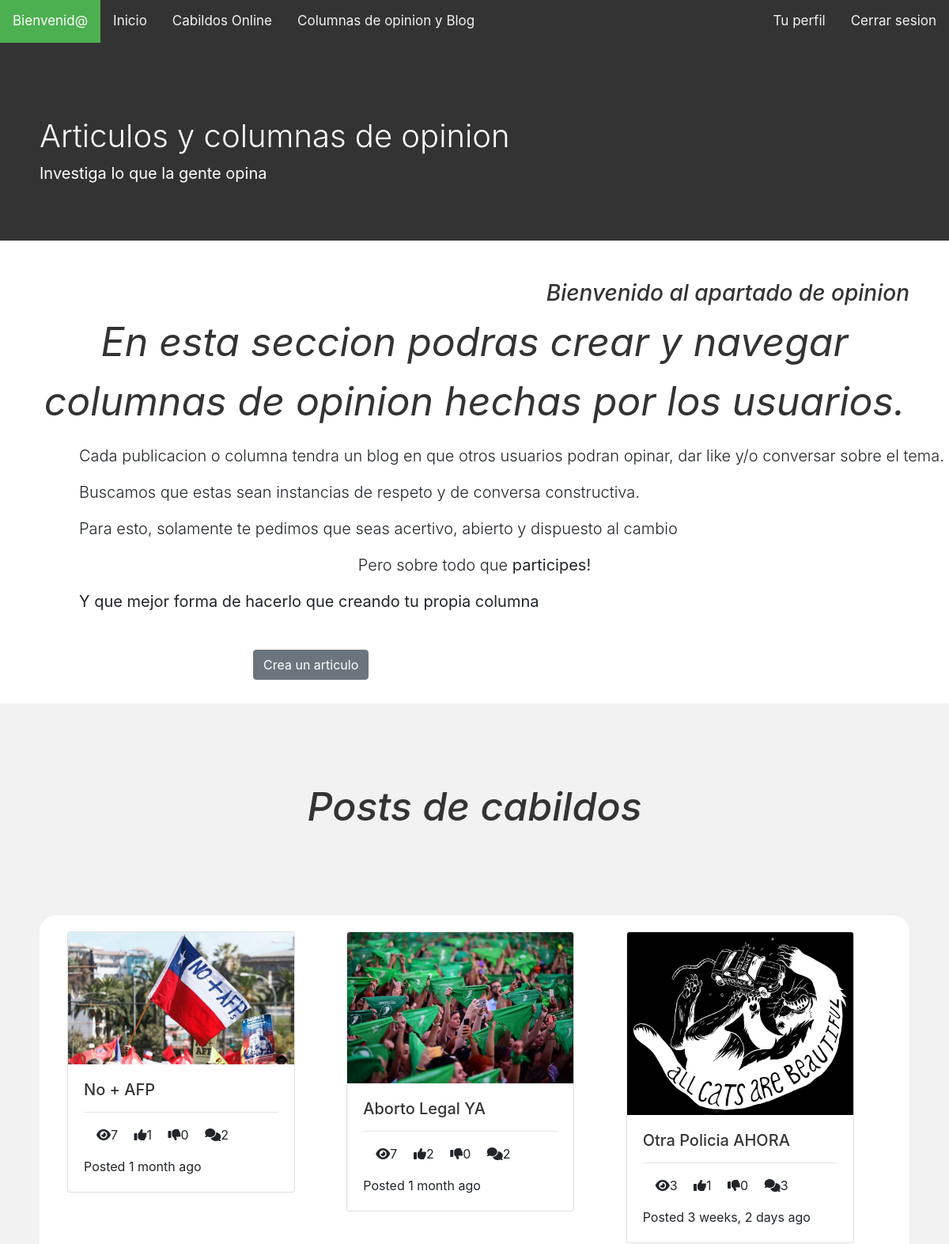
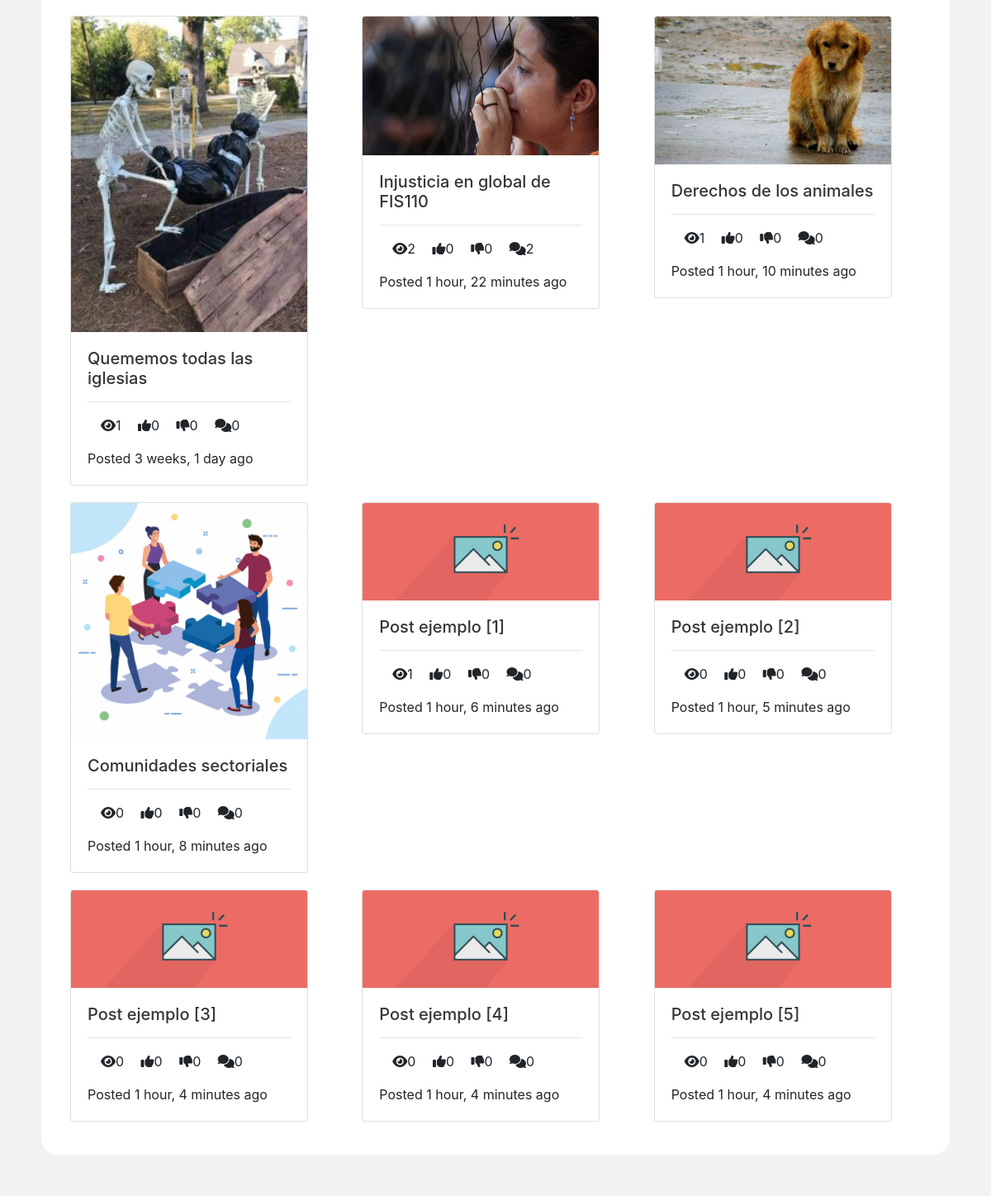
Page /blog on the committed database (2 pictures, top to bottom).
### posts/models.py (models this page shows, shortened)
class Post(models.Model):
    title = models.CharField(max_length=100)
    categoria = models.CharField(max_length=200, null=True, choices=CATEGORIAS)
    concepto = models.CharField(max_length=200, choices=TODOS_LOS_CONCEPTOS, null=True)
    content = RichTextField(blank=True, null=True)
    thumbnail = models.ImageField(blank=True, null=True)
    publish_date = models.DateTimeField(auto_now_add=True)
    last_update = models.DateTimeField(auto_now = True)
    author = models.ForeignKey(User, on_delete=models.CASCADE)
    slug = models.SlugField(max_length=200,unique=True)
    def get_absolute_url(self):
        return reverse("detail", kwargs={
            'slug': self.slug
        })
    @property
    def get_comment_count(self):
        return self.comment_set.all().count()
    @property
    def get_view_count(self):
        return self.postview_set.all().count()
    @property
    def get_like_count(self):
        return self.like_set.all().count()
    @property
    def get_dislike_count(self):
        return self.dislike_set.all().count()

### posts/views.py (the view, shortened to what this page needs)
# urls.py: path('blog', PostListView.as_view(), name='list'),
class PostListView(ListView):
    model = Post
    form_class = CrearCabildo
    def get_context_data(self, **kwargs):
        context = super(PostListView, self).get_context_data(**kwargs)
        context['cabildo_form'] = CrearCabildo()
        conceptos_Valores = get_conceptos_Valores()
        conceptos_Derechos = get_conceptos_Derechos()
        conceptos_Deberes = get_conceptos_Deberes()
        conceptos_Instituciones = get_conceptos_Instituciones()
        json_conceptos_Valores = json.dumps(conceptos_Valores)
        json_conceptos_Derechos =json.dumps(conceptos_Derechos)
        json_conceptos_Deberes = json.dumps(conceptos_Deberes)
        json_conceptos_Instituciones = json.dumps(conceptos_Instituciones)
        context['json_conceptos_Valores'] = json_conceptos_Valores
        context['json_conceptos_Derechos'] = json_conceptos_Derechos
        context['json_conceptos_Deberes'] = json_conceptos_Deberes
        context['json_conceptos_Instituciones'] = json_conceptos_Instituciones
        return context

### cabildos/models.py (called while the page is built)
def get_conceptos_Valores():
    return Valores

def get_conceptos_Derechos():
    return Derechos

def get_conceptos_Deberes():
    return Deberes

def get_conceptos_Instituciones():
    return Instituciones

### templates/posts/post_list.html
{% extends 'base.html' %}
{% load static %}
{% block content %}
    <div class='container'>
        <div class = 'row'>
        {% for object in object_list %}
            <div class = 'col-4' style="padding-bottom: 20px;">
                <div class="card" style="width: 18rem;">
                    <img src="{{ object.thumbnail.url }}" class="card-img-top" alt="...">
                    <div class="card-body">
                        <a href = '{{ object.get_absolute_url }}' style="text-decoration-color: rgb(53, 53, 53);">
                            <h5 class="card-title" style="color: rgb(53, 53, 53);">{{object.title}}</h5>
                        </a>
                        <hr/>
                        <p>
                            <span><i class = 'fas fa-eye ml-3'></i>{{ object.get_view_count }}</span>
                            <span><i class = 'fas fa-thumbs-up ml-3'></i>{{ object.get_like_count }}</span>
                            <span><i class = 'fas fa-thumbs-down ml-3'></i>{{ object.get_dislike_count }}</span>
                            <span><i class = 'fas fa-comments ml-3'></i>{{ object.get_comment_count }}</span>
                        </p>
                        <p class = 'card-text'>
                            Posted {{ object.publish_date|timesince }} ago
                        </p>
                    </div>
                </div>
            </div>
        {% endfor %}
        </div>
    </div>
{% endblock content %}

### static/css/estilos.css (style rules this page uses)
* { margin: 0; padding: 0; box-sizing: border-box; }
body { font-family: 'open sans'; }
body { font-family: "Lato", sans-serif; }
body { margin-top:20px; }
img { max-width: 100%; }
img { vertical-align: middle; border-style: none; }

### rows in the picture
Post: thumbnail (picture), title "No + AFP", get_view_count "7", get_like_count "1", get_dislike_count "0", get_comment_count "2", publish_date "1 month"
Post: thumbnail (picture), title "Aborto Legal YA", get_view_count "7", get_like_count "2", get_dislike_count "0", get_comment_count "2", publish_date "1 month"
Post: thumbnail (picture), title "Otra Policia AHORA", get_view_count "3", get_like_count "1", get_dislike_count "0", get_comment_count "3", publish_date "3 weeks, 2 days"
Post: thumbnail (picture), title "Quememos todas las iglesias", get_view_count "1", get_like_count "0", get_dislike_count "0", get_comment_count "0", publish_date "3 weeks, 1 day"
Post: thumbnail (picture), title "Injusticia en global de FIS110", get_view_count "2", get_like_count "0", get_dislike_count "0", get_comment_count "2", publish_date "1 hour, 22 minutes"
Post: thumbnail (picture), title "Derechos de los animales", get_view_count "1", get_like_count "0", get_dislike_count "0", get_comment_count "0", publish_date "1 hour, 10 minutes"
Post: thumbnail (picture), title "Comunidades sectoriales", get_view_count "0", get_like_count "0", get_dislike_count "0", get_comment_count "0", publish_date "1 hour, 8 minutes"
Post: thumbnail (picture), title "Post ejemplo [1]", get_view_count "1", get_like_count "0", get_dislike_count "0", get_comment_count "0", publish_date "1 hour, 6 minutes"
Post: thumbnail (picture), title "Post ejemplo [2]", get_view_count "0", get_like_count "0", get_dislike_count "0", get_comment_count "0", publish_date "1 hour, 5 minutes"
Post: thumbnail (picture), title "Post ejemplo [3]", get_view_count "0", get_like_count "0", get_dislike_count "0", get_comment_count "0", publish_date "1 hour, 4 minutes"
Post: thumbnail (picture), title "Post ejemplo [4]", get_view_count "0", get_like_count "0", get_dislike_count "0", get_comment_count "0", publish_date "1 hour, 4 minutes"
Post: thumbnail (picture), title "Post ejemplo [5]", get_view_count "0", get_like_count "0", get_dislike_count "0", get_comment_count "0", publish_date "1 hour, 4 minutes"
